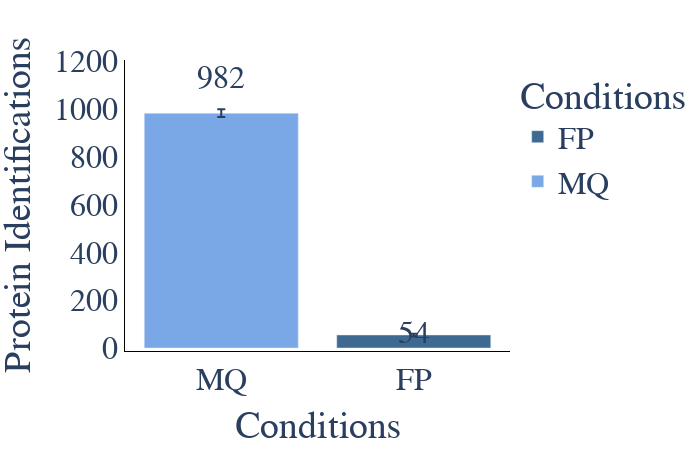

The notebook cell saved with this chart:
### Code cell
#ID plot(protein and peptides)
plot_options={
            "mean label": "True",
            "error bar": "ci95", #None, stdev, or ci95
            "X Title": "Conditions",
            "Y Title": "Protein Identifications",
            "color": ["#3E6990", "#7aa8e6","#AABD8C", "#E9E3B4", "#C6878F", "#fac8d3","#F39B6D",  "pink",
                  "orange", "brown", "pink", "gray", "olive", "cyan", "black","red",
                  "yellow","green","blue","indigo","violet"],
            "width": 700,
            "height": 450,
            "font": dict(size=32, family="Arial black"),
            "ID mode": "total",#grouped, total, MS2, grouped_stacked, stacked
            "Group By X": "Sample Amount", #ID_Mode does MS2 vs MBR
            "Group By Color": "Processing App",#ID_Mode does MS2 vs MBR
            "Group By Stack": "ID_Mode",#ID_Mode does MS2 vs MBR
        }
plot_options["plot_type"] = "1" # 1 is protein, 2 is peptide
figure ,_ ,_ =plotter.ID_plots(data_obj, plot_options, saved_settings)
figure.write_image("asdf.png", scale=10, width = 1000, height=1000)
figure.show()

### Figure 1 — Plotly figure (JSON) as saved in the notebook; plotly's stock layout.template omitted (floating-point values rounded to 4 significant figures)
{"data": [{"alignmentgroup": "True", "error_y": {"array": [5.5]}, "hovertemplate": "Conditions=%{x}<br>IDs=%{y}<extra></extra>", "legendgroup": "FP", "marker": {"color": "#3E6990", "pattern": {"shape": ""}}, "name": "FP", "offsetgroup": "FP", "orientation": "v", "showlegend": true, "textposition": "auto", "type": "bar", "x": ["FP"], "xaxis": "x", "y": [54.6], "yaxis": "y"}, {"alignmentgroup": "True", "error_y": {"array": [16.16]}, "hovertemplate": "Conditions=%{x}<br>IDs=%{y}<extra></extra>", "legendgroup": "MQ", "marker": {"color": "#7aa8e6", "pattern": {"shape": ""}}, "name": "MQ", "offsetgroup": "MQ", "orientation": "v", "showlegend": true, "textposition": "auto", "type": "bar", "x": ["MQ"], "xaxis": "x", "y": [982.3], "yaxis": "y"}], "layout": {"annotations": [{"showarrow": false, "text": "54", "x": "FP", "y": 62.79}, {"showarrow": false, "text": "982", "x": "MQ", "y": 1130.0}], "barmode": "relative", "font": {"family": "Arial black", "size": 32}, "height": 450, "legend": {"title": {"text": "Conditions"}, "tracegroupgap": 0}, "margin": {"t": 60}, "paper_bgcolor": "rgba(255, 255, 255, 255)", "plot_bgcolor": "rgba(255, 255, 255, 255)", "width": 700, "xaxis": {"anchor": "y", "categoryarray": ["MQ", "FP"], "categoryorder": "array", "domain": [0, 1], "linecolor": "black", "linewidth": 1, "showline": true, "title": {"text": "Conditions"}}, "yaxis": {"anchor": "x", "domain": [0, 1], "linecolor": "black", "linewidth": 1, "showline": true, "title": {"text": "Protein Identifications"}}}}
